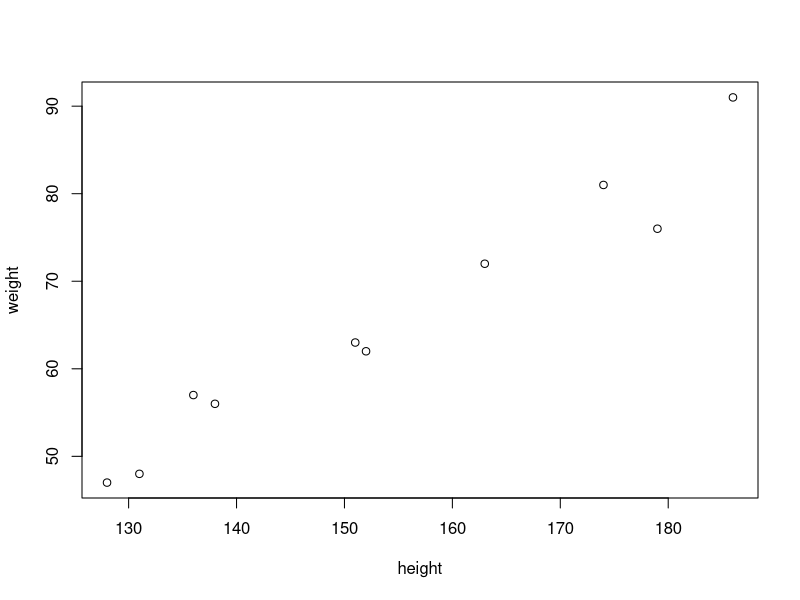

The R script that drew this image:
## Regression
working.directory <- "D:\\code\\R\\R-Practice\\"

setwd(working.directory)
# Linear Regression
weight <- c(63,81,56,91,47,57,76,72,62,48)
height <- c(151,174,138,186,128,136,179,163,152,131)

# Creating a model
model <- lm(weight~height)
print(model)

# Summary of the model
print(summary(model))

# Visualizing the model graphically
png("LinearRegressonWeightVsHeight.jpg")
plot(x = height, y = weight)
dev.off()


# Using the model to predict the weight for height = 170
a <- data.frame(height = 170)
weight.predicted <- predict(model, a)

print(weight.predicted)
